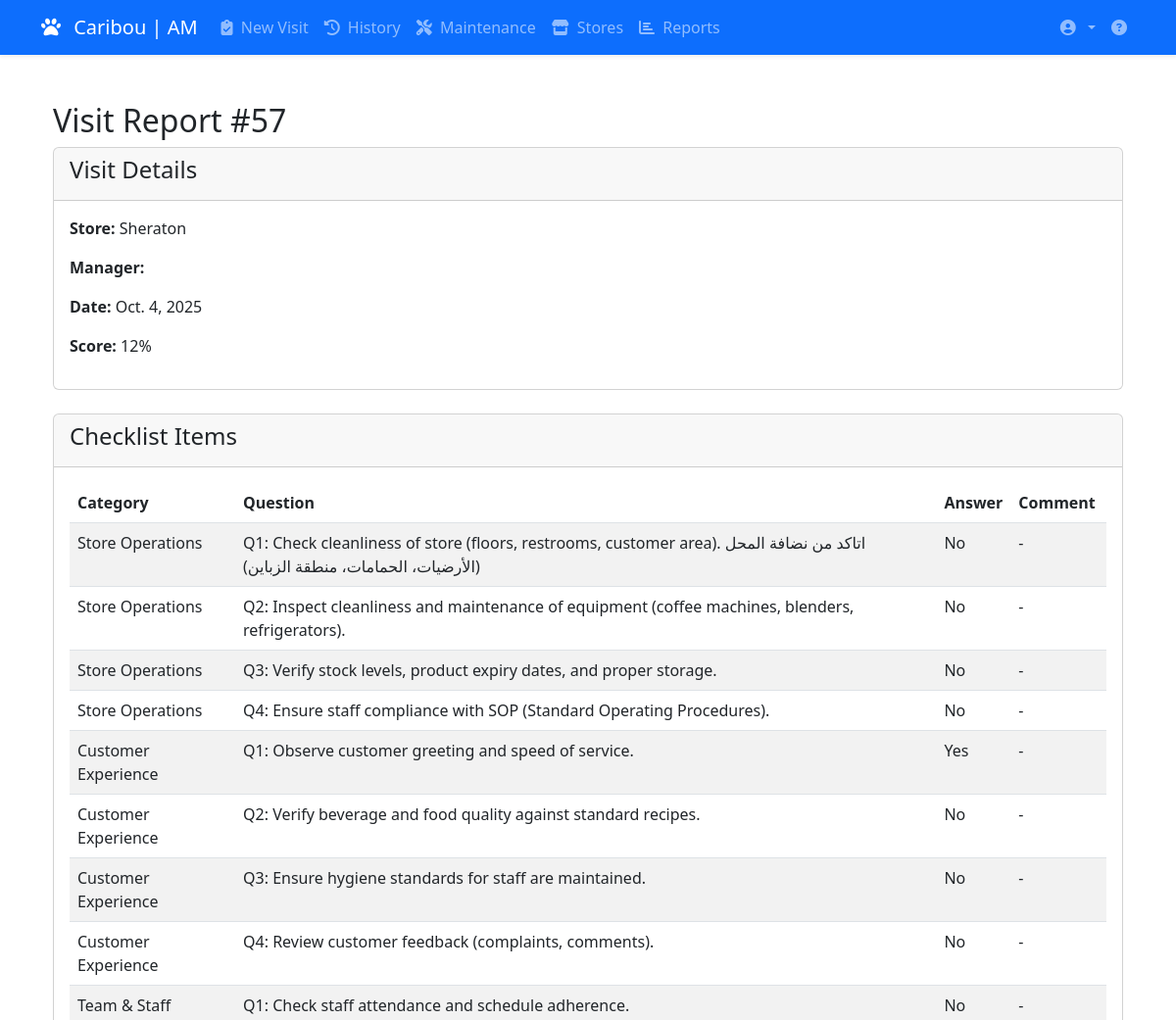
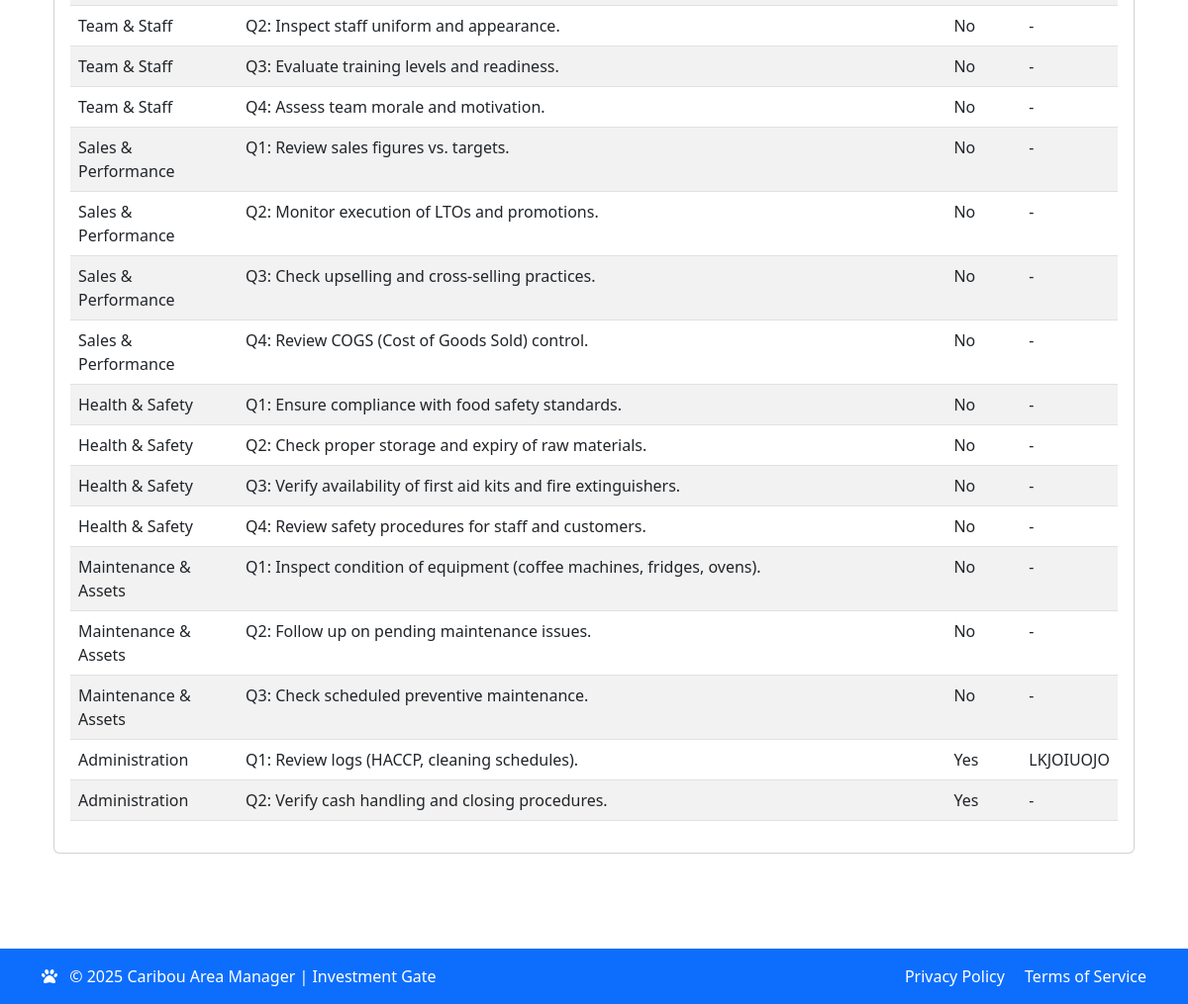
Page /checklist/print-visit-report/57/ on the committed database (2 pictures, top to bottom).
### checklist/models.py (models this page shows, shortened)
class AreaManagerVisit(models.Model):
    store = models.ForeignKey(Store, on_delete=models.CASCADE, related_name='visits')
    manager = models.ForeignKey(User, on_delete=models.CASCADE)
    date = models.DateField(auto_now_add=True)
    month = models.CharField(max_length=20)
    day = models.IntegerField(default=1)
    time = models.TimeField(auto_now_add=True)
    overall_score = models.IntegerField(blank=True, null=True)
    notes = models.TextField(blank=True)
    run_out_items = models.TextField(blank=True)
    maintenance_needed = models.TextField(blank=True)
    general_notes = models.TextField(blank=True)
    is_draft = models.BooleanField(default=False)
    created_at = models.DateTimeField(auto_now_add=True)
    updated_at = models.DateTimeField(auto_now=True)
    time_in = models.TimeField('Time In', default=timezone.now)
    time_out = models.TimeField('Time Out', blank=True, null=True)

class Store(models.Model):
    name = models.CharField(max_length=100)
    address = models.TextField()
    manager_name = models.CharField(max_length=100, blank=True)
    phone = models.CharField(max_length=20, blank=True, validators=[RegexValidator(r'^\+?1?\d{9,15}$', 'Enter valid phone number (e.g. +1234567890)')], help_text='Store contact number with country code')
    email = models.EmailField(blank=True)
    is_active = models.BooleanField(default=True)
    area = models.ForeignKey(Area, on_delete=models.SET_NULL, null=True, blank=True, related_name='stores')
    equipment_categories = models.ManyToManyField('EquipmentCategory', blank=True)

class ChecklistItem(models.Model):
    visit = models.ForeignKey(
        AreaManagerVisit,
        on_delete=models.CASCADE,
        related_name='checklist_items',  # Changed from 'items' for clarity
        db_index=True
    )
    question = models.ForeignKey(ChecklistQuestion, on_delete=models.CASCADE, null=True, blank=True)
    answer = models.BooleanField()
    comment = models.TextField(blank=True)
    requires_follow_up = models.BooleanField(default=False)

class ChecklistQuestion(models.Model):
    category = models.ForeignKey(ChecklistCategory, on_delete=models.CASCADE, related_name='questions')
    text = models.TextField()
    number = models.IntegerField()
    is_active = models.BooleanField(default=True)
    class Meta:
        ordering = ['category', 'number']

class ChecklistCategory(models.Model):
    name = models.CharField(max_length=100)
    description = models.TextField(blank=True)
    active = models.BooleanField(default=True, help_text='Mark category as active/inactive')

### checklist/views/checklist_views.py (the view)
# urls.py: path('print-visit-report/<int:visit_id>/', print_visit_report, name='print_visit_report'),
def print_visit_report(request, visit_id):
    visit = get_object_or_404(AreaManagerVisit, id=visit_id)
    checklist_items = ChecklistItem.objects.filter(visit=visit)
    action_items = ActionPlanItem.objects.filter(visit=visit)
    return render(request, 'checklist/visit_report.html', {
        'visit': visit,
        'checklist_items': checklist_items,
        'action_items': action_items,
    })

### checklist/templates/checklist/visit_report.html (shortened to what this page needs)
{% extends "checklist/base.html" %}
{% load static %}
{% block content %}
<div class="container mt-4">
    <h2>Visit Report #{{ visit.id }}</h2>
    <div class="card mb-4">
        <div class="card-header">
            <h4>Visit Details</h4>
        </div>
        <div class="card-body">
            <p><strong>Store:</strong> {{ visit.store.name }}</p>
            <p><strong>Manager:</strong> {{ visit.manager.get_full_name }}</p>
            <p><strong>Date:</strong> {{ visit.date }}</p>
            <p><strong>Score:</strong> {{ visit.overall_score }}%</p>
        </div>
    </div>
    <div class="card mb-4">
        <div class="card-header">
            <h4>Checklist Items</h4>
        </div>
        <div class="card-body">
            <table class="table table-striped">
                <thead>
                    <tr>
                        <th>Category</th>
                        <th>Question</th>
                        <th>Answer</th>
                        <th>Comment</th>
                    </tr>
                </thead>
                <tbody>
                    {% for item in checklist_items %}
                    <tr>
                        <td>{{ item.question.category.name }}</td>
                        <td>Q{{ item.question.number }}: {{ item.question.text }}</td>
                        <td>{% if item.answer %}Yes{% else %}No{% endif %}</td>
                        <td>{{ item.comment|default:"-" }}</td>
                    </tr>
                    {% endfor %}
                </tbody>
            </table>
        </div>
    </div>
</div>
{% endblock %}

### templates/checklist/base.html (style rules this page uses)
body { min-height: 100vh; display: flex; flex-direction: column; }

### rows in the picture
AreaManagerVisit: id "57", store.name "Sheraton", date "Oct. 4, 2025", overall_score "12"
ChecklistItem: question.category.name "Store Operations", question.number "1", question.text "Check cleanliness of store (floors, restrooms, customer area). اتاكد من نضافة المحل (الأرضيات، الحمامات، منطقة الزباين)", answer "No", comment "-"
ChecklistItem: question.category.name "Store Operations", question.number "2", question.text "Inspect cleanliness and maintenance of equipment (coffee machines, blenders, refrigerators).", answer "No", comment "-"
ChecklistItem: question.category.name "Store Operations", question.number "3", question.text "Verify stock levels, product expiry dates, and proper storage.", answer "No", comment "-"
ChecklistItem: question.category.name "Store Operations", question.number "4", question.text "Ensure staff compliance with SOP (Standard Operating Procedures).", answer "No", comment "-"
ChecklistItem: question.category.name "Customer Experience", question.number "1", question.text "Observe customer greeting and speed of service.", answer "Yes", comment "-"
ChecklistItem: question.category.name "Customer Experience", question.number "2", question.text "Verify beverage and food quality against standard recipes.", answer "No", comment "-"
ChecklistItem: question.category.name "Customer Experience", question.number "3", question.text "Ensure hygiene standards for staff are maintained.", answer "No", comment "-"
ChecklistItem: question.category.name "Customer Experience", question.number "4", question.text "Review customer feedback (complaints, comments).", answer "No", comment "-"
ChecklistItem: question.category.name "Team & Staff", question.number "1", question.text "Check staff attendance and schedule adherence.", answer "No", comment "-"
ChecklistItem: question.category.name "Team & Staff", question.number "2", question.text "Inspect staff uniform and appearance.", answer "No", comment "-"
ChecklistItem: question.category.name "Team & Staff", question.number "3", question.text "Evaluate training levels and readiness.", answer "No", comment "-"
ChecklistItem: question.category.name "Team & Staff", question.number "4", question.text "Assess team morale and motivation.", answer "No", comment "-"
ChecklistItem: question.category.name "Sales & Performance", question.number "1", question.text "Review sales figures vs. targets.", answer "No", comment "-"
ChecklistItem: question.category.name "Sales & Performance", question.number "2", question.text "Monitor execution of LTOs and promotions.", answer "No", comment "-"
ChecklistItem: question.category.name "Sales & Performance", question.number "3", question.text "Check upselling and cross-selling practices.", answer "No", comment "-"
ChecklistItem: question.category.name "Sales & Performance", question.number "4", question.text "Review COGS (Cost of Goods Sold) control.", answer "No", comment "-"
ChecklistItem: question.category.name "Health & Safety", question.number "1", question.text "Ensure compliance with food safety standards.", answer "No", comment "-"
ChecklistItem: question.category.name "Health & Safety", question.number "2", question.text "Check proper storage and expiry of raw materials.", answer "No", comment "-"
ChecklistItem: question.category.name "Health & Safety", question.number "3", question.text "Verify availability of first aid kits and fire extinguishers.", answer "No", comment "-"
ChecklistItem: question.category.name "Health & Safety", question.number "4", question.text "Review safety procedures for staff and customers.", answer "No", comment "-"
ChecklistItem: question.category.name "Maintenance & Assets", question.number "1", question.text "Inspect condition of equipment (coffee machines, fridges, ovens).", answer "No", comment "-"
ChecklistItem: question.category.name "Maintenance & Assets", question.number "2", question.text "Follow up on pending maintenance issues.", answer "No", comment "-"
ChecklistItem: question.category.name "Maintenance & Assets", question.number "3", question.text "Check scheduled preventive maintenance.", answer "No", comment "-"
ChecklistItem: question.category.name "Administration", question.number "1", question.text "Review logs (HACCP, cleaning schedules).", answer "Yes", comment "LKJOIUOJO"
ChecklistItem: question.category.name "Administration", question.number "2", question.text "Verify cash handling and closing procedures.", answer "Yes", comment "-"
